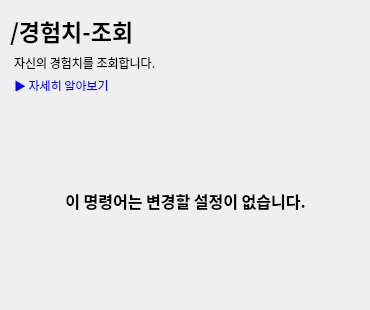
   <widget class="QWidget" name="myExperience">
    <widget class="QTextBrowser" name="addWarnDescriptionTextBrowser_8">
     <property name="geometry">
      <rect>
       <x>10</x>
       <y>50</y>
       <width>251</width>
       <height>41</height>
      </rect>
     </property>
     <property name="font">
      <font>
       <family>맑은 고딕</family>
      </font>
     </property>
     <property name="styleSheet">
      <string notr="true">background: transparent; border: none;</string>
     </property>
     <property name="verticalScrollBarPolicy">
      <enum>Qt::ScrollBarAlwaysOff</enum>
     </property>
     <property name="horizontalScrollBarPolicy">
      <enum>Qt::ScrollBarAlwaysOff</enum>
     </property>
     <property name="html">
      <string>&lt;!DOCTYPE HTML PUBLIC &quot;-//W3C//DTD HTML 4.0//EN&quot; &quot;http://www.w3.org/TR/REC-html40/strict.dtd&quot;&gt;
&lt;html&gt;&lt;head&gt;&lt;meta name=&quot;qrichtext&quot; content=&quot;1&quot; /&gt;&lt;style type=&quot;text/css&quot;&gt;
p, li { white-space: pre-wrap; }
&lt;/style&gt;&lt;/head&gt;&lt;body style=&quot; font-family:'맑은 고딕','맑은 고딕'; font-size:9pt; font-weight:400; font-style:normal;&quot;&gt;
&lt;p style=&quot; margin-top:0px; margin-bottom:5px; margin-left:0px; margin-right:0px; -qt-block-indent:0; text-indent:0px;&quot;&gt;자신의 경험치를 조회합니다.&lt;/p&gt;
&lt;p style=&quot; margin-top:0px; margin-bottom:5px; margin-left:0px; margin-right:0px; -qt-block-indent:0; text-indent:0px;&quot;&gt;&lt;a href=&quot;https://github.com/pandamgay/gui_discord_bot/blob/main/commands.md#15&quot;&gt;&lt;span style=&quot; text-decoration: underline; color:#0000ff;&quot;&gt;▶ 자세히 알아보기&lt;/span&gt;&lt;/a&gt;&lt;/p&gt;&lt;/body&gt;&lt;/html&gt;</string>
     </property>
    </widget>
    <widget class="QLabel" name="titleLabel_7">
     <property name="geometry">
      <rect>
       <x>10</x>
       <y>10</y>
       <width>201</width>
       <height>41</height>
      </rect>
     </property>
     <property name="font">
      <font>
       <family>맑은 고딕</family>
       <pointsize>17</pointsize>
       <weight>75</weight>
       <bold>true</bold>
      </font>
     </property>
     <property name="text">
      <string>/경험치-조회</string>
     </property>
    </widget>
    <widget class="QWidget" name="verticalLayoutWidget_7">
     <property name="geometry">
      <rect>
       <x>10</x>
       <y>100</y>
       <width>351</width>
       <height>201</height>
      </rect>
     </property>
     <layout class="QVBoxLayout" name="verticalLayout_9" stretch="0,0,0">
      <property name="sizeConstraint">
       <enum>QLayout::SetDefaultConstraint</enum>
      </property>
      <item>
       <spacer name="verticalSpacer_15">
        <property name="orientation">
         <enum>Qt::Vertical</enum>
        </property>
        <property name="sizeHint" stdset="0">
         <size>
          <width>20</width>
          <height>40</height>
         </size>
        </property>
       </spacer>
      </item>
      <item>
       <widget class="QLabel" name="label_9">
        <property name="font">
         <font>
          <family>맑은 고딕</family>
          <pointsize>12</pointsize>
          <weight>75</weight>
          <bold>true</bold>
         </font>
        </property>
        <property name="text">
         <string>이 명령어는 변경할 설정이 없습니다.</string>
        </property>
        <property name="alignment">
         <set>Qt::AlignCenter</set>
        </property>
       </widget>
      </item>
      <item>
       <spacer name="verticalSpacer_16">
        <property name="orientation">
         <enum>Qt::Vertical</enum>
        </property>
        <property name="sizeHint" stdset="0">
         <size>
          <width>20</width>
          <height>40</height>
         </size>
        </property>
       </spacer>
      </item>
     </layout>
    </widget>
   </widget>
